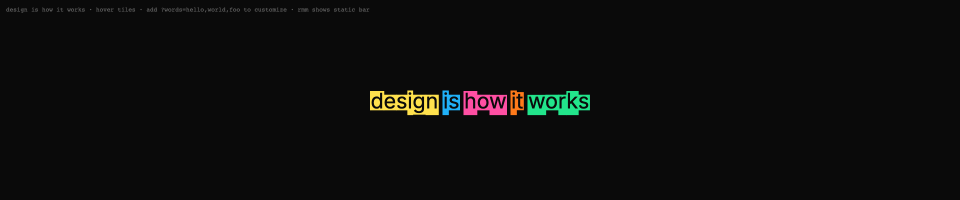
#> input picture cards-close=off/assets/cards-tiles-render.png, 1920 x 400 px, found by its file name (shown at 1/2 size)
$ python check_geometry.py ../../../cards-close=off/assets/cards-tiles-render.png
#> lines starting #> are read from the running program, lines starting #| are printed output that depends on the picture; after the words box and inside, x2 and y2 are one past the last pixel; in counts of white or black regions, pixels touching at a corner belong together
#!/usr/bin/env python3
"""
Objective geometry check on captured frames.

The mark's fill is isolated from accent-coloured UI text (spec panel header,
dimension labels, anchors) by eroding the accent mask: hairlines and 12px text
disappear, the thick letterforms survive. That yields a trustworthy mark bbox
to compare against the layout's expected box, and lets us ask the two questions
a review complaint raised: is the mark the right size, and is anything drawing
on top of it.
"""

import sys
from pathlib import Path

import numpy as np
from PIL import Image

SCRATCH = Path("/Users/suhaas/.hermes/cache/scratch")

# layout: 1920x1080 CSS at device scale 2
MARK_W_CSS, MARK_H_CSS = 302.1, 257.0
TARGET_W = 1920 * 0.40
S = TARGET_W / MARK_W_CSS
EXPECT = {                      # device px
    "x0": (1920 * 0.455 - TARGET_W / 2) * 2,
    "x1": (1920 * 0.455 + TARGET_W / 2) * 2,
    "y0": (1080 * 0.50 - MARK_H_CSS * S / 2) * 2,
    "y1": (1080 * 0.50 + MARK_H_CSS * S / 2) * 2,
}


def erode(mask: np.ndarray, n: int = 3) -> np.ndarray:
    out = mask.copy()
    for k in range(1, n + 1):
        out = (
            out
            & np.roll(out, k, axis=0) & np.roll(out, -k, axis=0)
            & np.roll(out, k, axis=1) & np.roll(out, -k, axis=1)
        )
    return out


def analyse(path: Path) -> None:
    a = np.asarray(Image.open(path).convert("RGB"), dtype=np.int16)
    r, g, b = a[..., 0], a[..., 1], a[..., 2]
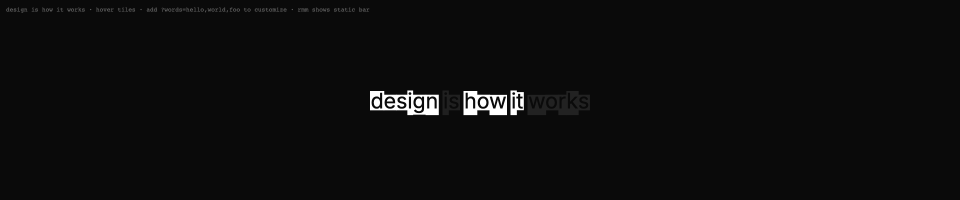
#> r: shape (400, 1920) int16 (shown at 1/2 size); min 9, max 255, mean 12.6
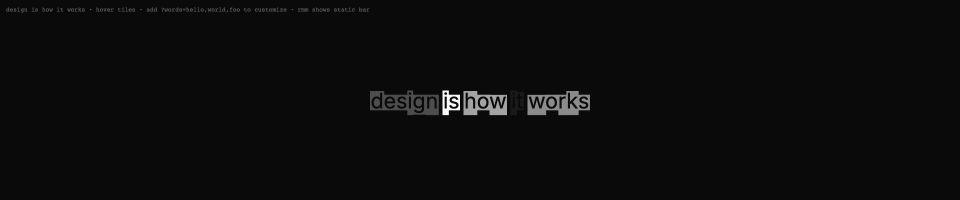
#> b: shape (400, 1920) int16 (shown at 1/2 size); min 9, max 248, mean 11.9

    strict = (np.abs(r - 255) < 60) & (np.abs(g - 107) < 60) & (np.abs(b - 26) < 60)
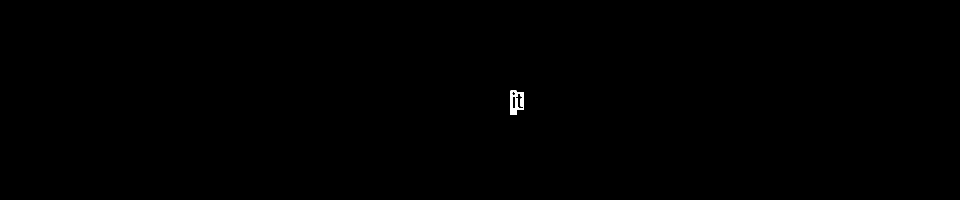
#> strict: shape (400, 1920) bool (shown at 1/2 size); 0.1% white; 1 white region, box (x1, y1, x2, y2) and area: (1021, 181, 1047, 230) 754
    loose = (r > 90) & (r > g * 1.35) & (g > b)
#> loose: shape (400, 1920) bool; 0.11% white; 1 white region, box (x1, y1, x2, y2) and area: (1021, 181, 1048, 230) 880
    core = erode(strict, 3)
#> the loop in erode, `for k in range(1, n + 1):` made 3 passes
#> pass 1, in erode, `out = ( out & np.roll(out, k, axis=0) & np.roll(out, -k, axis=0) & np...`:
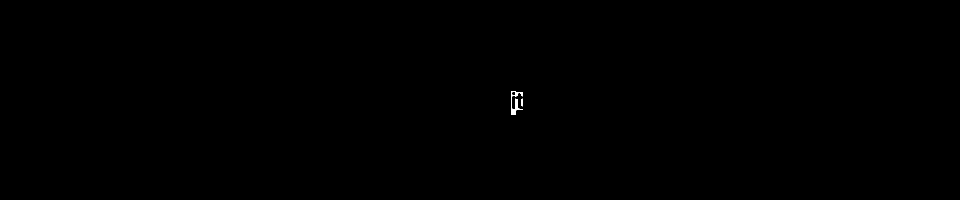
#> out: shape (400, 1920) bool (shown at 1/2 size); 0.06% white; 2 white regions, box (x1, y1, x2, y2) and area: (1022, 182, 1046, 229) 395, (1042, 197, 1046, 213) 58
    grey = (r > 40) & (np.abs(r - g) < 26) & (np.abs(g - b) < 26) & ~loose
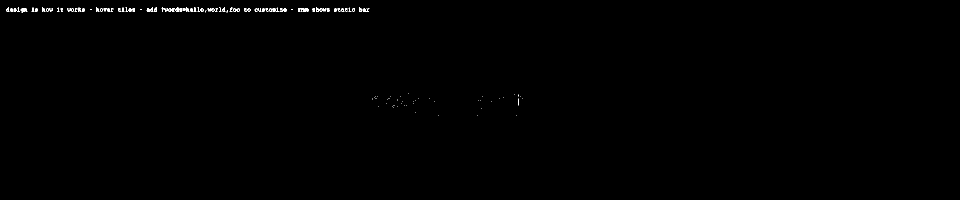
#> grey: shape (400, 1920) bool (shown at 1/2 size); 0.25% white in thin lines or dots, all inside (x1, y1, x2, y2) = (12, 15, 1045, 231)

    print(f"\n{path.name}")
    if core.sum() < 500:
        print(f"  no solid mark fill yet (core {int(core.sum())} px)")
#|   no solid mark fill yet (core 0 px)
        print(f"  strict accent {int(strict.sum())} px · grey {int(grey.sum())} px")
#|   strict accent 754 px · grey 1947 px
        return

    rows = np.nonzero(core.sum(axis=1))[0]
    cols = np.nonzero(core.sum(axis=0))[0]
    bx = (int(cols[0]), int(rows[0]), int(cols[-1]), int(rows[-1]))
    print(f"  mark fill core  : {int(core.sum()):>8} px   bbox {bx}")
    print(f"  expected box    : ({EXPECT['x0']:.0f}, {EXPECT['y0']:.0f}, {EXPECT['x1']:.0f}, {EXPECT['y1']:.0f})")

    outside = (bx[0] < EXPECT["x0"] - 4 or bx[1] < EXPECT["y0"] - 4
               or bx[2] > EXPECT["x1"] + 4 or bx[3] > EXPECT["y1"] + 4)
    print(f"  containment     : {'OUTSIDE expected box' if outside else 'inside expected box (erode margin ~3px)'}")

    inner = grey[bx[1] + 8:bx[3] - 8, bx[0] + 8:bx[2] - 8]
    print(f"  grey inside box : {int(inner.sum()):>8} px   ({inner.mean()*100:.3f}% of box)")
    print(f"  grey overall    : {int(grey.sum()):>8} px")
    borders = (int(grey[:8, :].sum()), int(grey[-8:, :].sum()), int(grey[:, :8].sum()), int(grey[:, -8:].sum()))
    print(f"  grey in borders : top {borders[0]}  bottom {borders[1]}  left {borders[2]}  right {borders[3]}")


if __name__ == "__main__":
    names = sys.argv[1:] or [
        "check-bonk-blueprint-t2.2.png",
        "check-bonk-blueprint-t3.6.png",
        "check-bonk-blueprint-t5.4.png",
        "check-bonk-blueprint-t7.0.png",
    ]
    for n in names:
        p = Path(n) if Path(n).is_absolute() else SCRATCH / n
        if p.exists():
            analyse(p)
        else:
            print(f"missing {p}")
